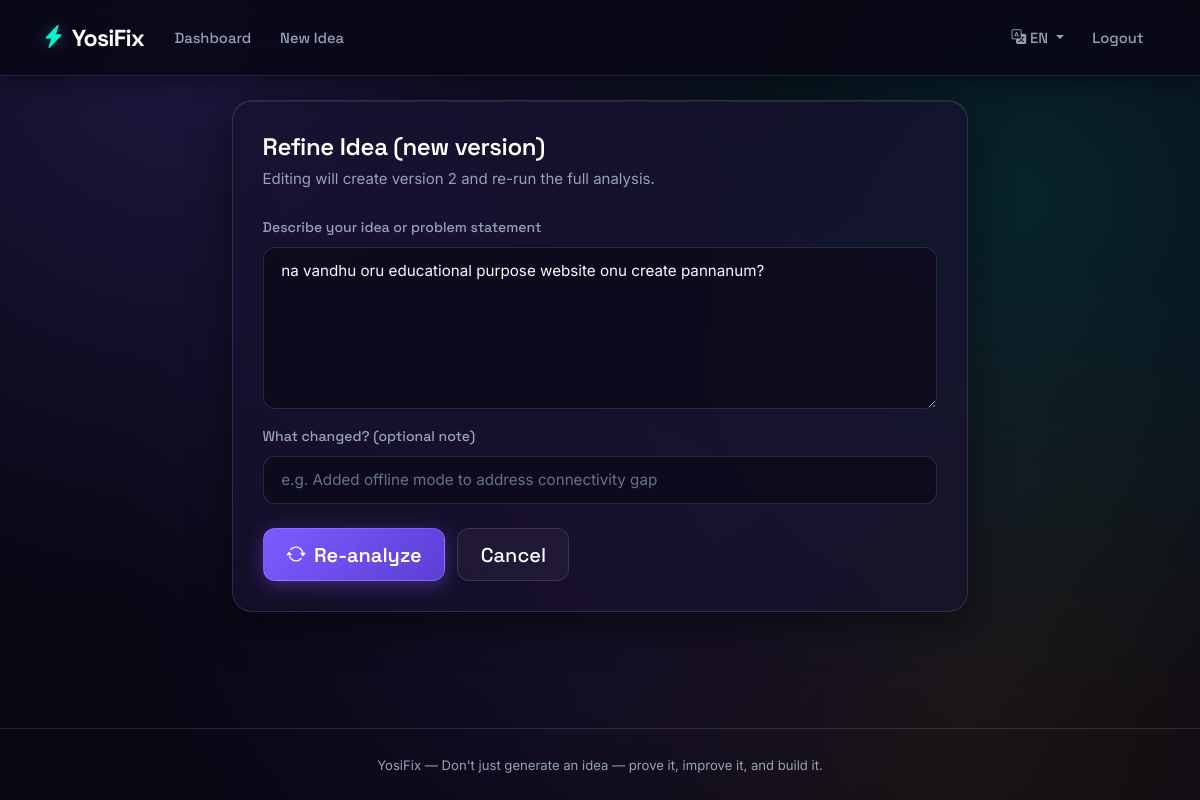
The page /idea/2/edit (signed in) on the database as committed earlier.
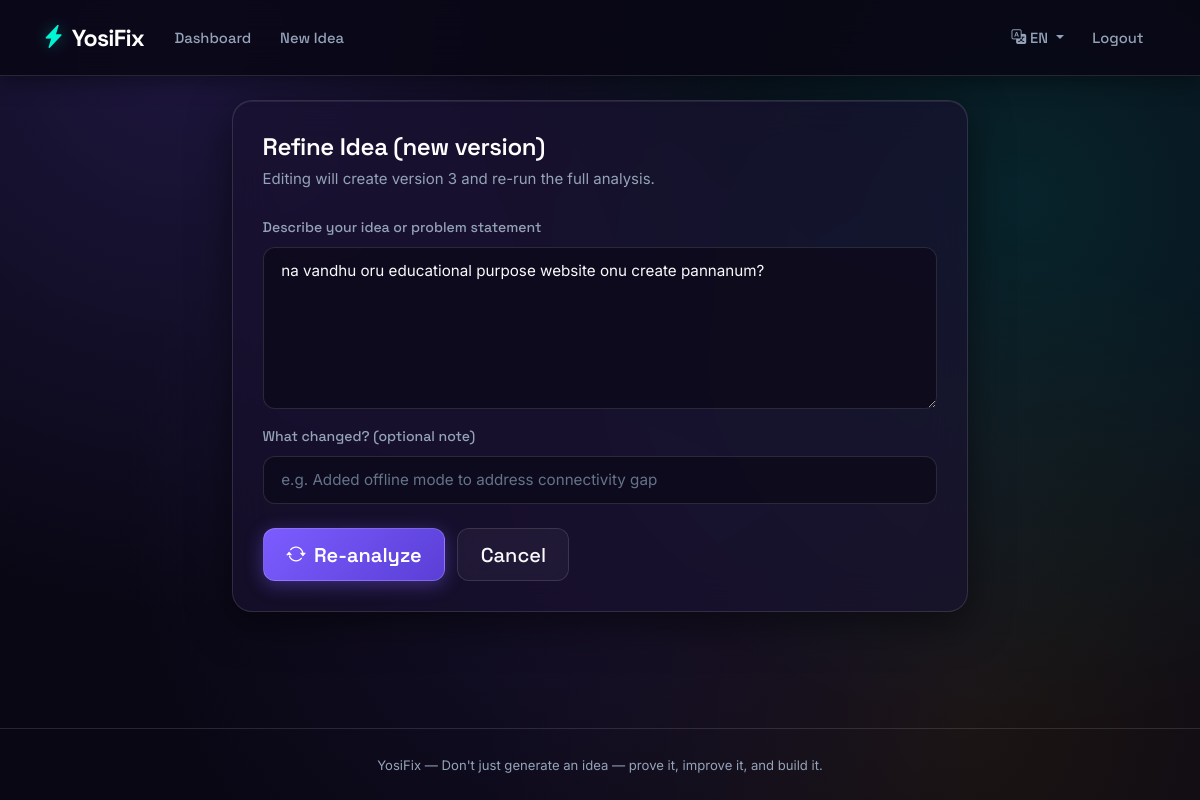
The same page on the database as committed later.
### models.py (models this page shows)
class Idea(db.Model):
    __tablename__ = "ideas"
    id = db.Column(db.Integer, primary_key=True)
    user_id = db.Column(db.Integer, db.ForeignKey("users.id"), nullable=False)
    title = db.Column(db.String(200), nullable=False)
    raw_text = db.Column(db.Text, nullable=False)
    language = db.Column(db.String(5), default="en")
    domain = db.Column(db.String(80))
    domain_confidence = db.Column(db.Float, default=0.0)
    innovation_score = db.Column(db.Float, default=0.0)
    current_version = db.Column(db.Integer, default=1)
    created_at = db.Column(db.DateTime, default=utcnow)
    updated_at = db.Column(db.DateTime, default=utcnow, onupdate=utcnow)
    versions = db.relationship("IdeaVersion", backref="idea", lazy=True,
                                cascade="all, delete-orphan", order_by="IdeaVersion.version_num")
    analysis = db.relationship("AnalysisResult", backref="idea", lazy=True,
                                cascade="all, delete-orphan", uselist=False)
    prompts = db.relationship("PromptRecord", backref="idea", lazy=True,
                               cascade="all, delete-orphan")

### routes/idea.py (the view, shortened to what this page needs)
@bp.route("/<int:idea_id>/edit", methods=["GET", "POST"])
@login_required
def edit(idea_id):
    idea = Idea.query.filter_by(id=idea_id, user_id=current_user.id).first_or_404()
    return render_template("idea_edit.html", idea=idea, lang=current_lang(), t=t)

### app.py (called while the page is built)
def create_app(config_class=Config):
    app = Flask(__name__)
    app.config.from_object(config_class)
    instance_dir = os.path.join(app.root_path, "instance")
    os.makedirs(instance_dir, exist_ok=True)
    db.init_app(app)
    login_manager.init_app(app)
    from models import User
    @login_manager.user_loader
    def load_user(user_id):
        return db.session.get(User, int(user_id))
    from routes.main import bp as main_bp
    from routes.auth import bp as auth_bp
    from routes.idea import bp as idea_bp
    app.register_blueprint(main_bp)
    app.register_blueprint(auth_bp)
    app.register_blueprint(idea_bp)
    @app.context_processor
    def inject_globals():
        return {"app_name": "YosiFix", "lang": session.get("lang", "en"), "t": translate}
    with app.app_context():
        db.create_all()
    return app

### modules/i18n.py (called while the page is built)
def t(key, lang="en"):
    lang = lang if lang in TRANSLATIONS else "en"
    return TRANSLATIONS[lang].get(key, TRANSLATIONS["en"].get(key, key))

### routes/idea.py (called while the page is built)
def current_lang():
    return session.get("lang", "en")

### templates/idea_edit.html (shortened to what this page needs)
{% extends "base.html" %}
{% block content %}
<div class="row justify-content-center">
  <div class="col-lg-8">
    <div class="glass-card">
      <h3 class="mb-1">{{ t('btn_edit_idea', lang) }}</h3>
      <p class="text-muted-custom mb-4">Editing will create version {{ idea.current_version + 1 }} and re-run the full analysis.</p>
      <form method="POST">
        <div class="mb-3">
          <label class="form-label">{{ t('label_idea_text', lang) }}</label>
          <textarea name="idea_text" class="form-control" rows="6" required>{{ idea.raw_text }}</textarea>
        </div>
        <div class="mb-4">
          <label class="form-label">What changed? (optional note)</label>
          <input type="text" name="change_note" class="form-control" placeholder="e.g. Added offline mode to address connectivity gap">
        </div>
        <button type="submit" class="btn btn-brand btn-lg"><i class="bi bi-arrow-repeat"></i> Re-analyze</button>
        <a href="{{ url_for('idea.result', idea_id=idea.id) }}" class="btn btn-outline-glass btn-lg ms-2">Cancel</a>
      </form>
    </div>
  </div>
</div>
{% endblock %}

Rows that differ between the two databases and show on the page:
changed Idea "na vandhu oru educational purpose website onu create pannanum?": idea.current_version+1 "2" → "3"
